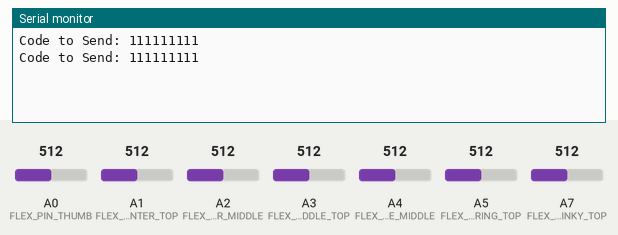
Simulated run of this sketch. Board: Arduino Mega 2560, built with avr-gcc and run on an emulated ATmega2560. Parts: the last lines printed to the serial monitor. The inputs (shaded band) are chosen by the test bench; at power-on: A0 (FLEX_PIN_THUMB) = 512, A1 (FLEX_PIN_POINTER_TOP) = 512, A2 (FLEX_PIN_POINTER_MIDDLE) = 512, A3 (FLEX_PIN_MIDDLE_TOP) = 512, A4 (FLEX_PIN_MIDDLE_MIDDLE) = 512, A5 (FLEX_PIN_RING_TOP) = 512, A7 (FLEX_PIN_PINKY_TOP) = 512.

Above: at 1.2 s.
1.3 s: A0 (FLEX_PIN_THUMB) set to 716
At 2.6 s:
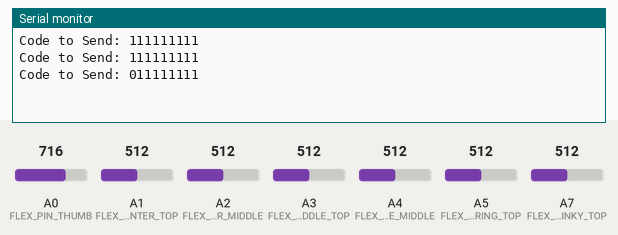
2.8 s: A1 (FLEX_PIN_POINTER_TOP) set to 716
At 3.8 s:
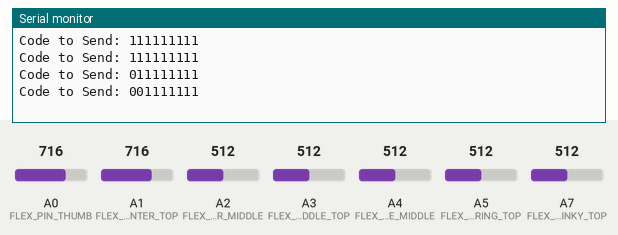
4.3 s: A2 (FLEX_PIN_POINTER_MIDDLE) set to 716
At 5.5 s:
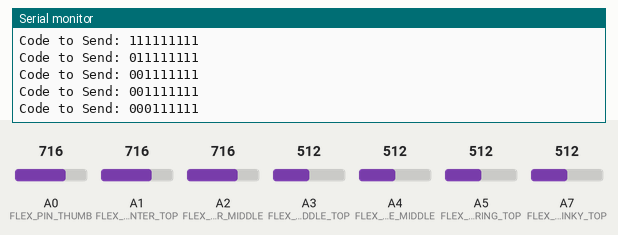
5.8 s: A3 (FLEX_PIN_MIDDLE_TOP) set to 716
At 6.4 s:
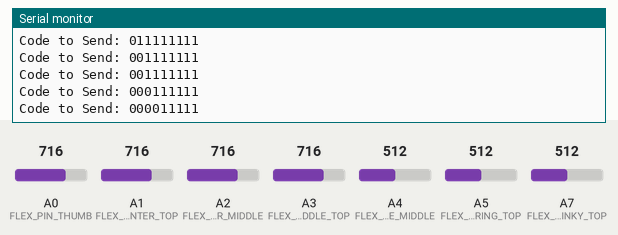
7.3 s: A4 (FLEX_PIN_MIDDLE_MIDDLE) set to 716
At 8.6 s:
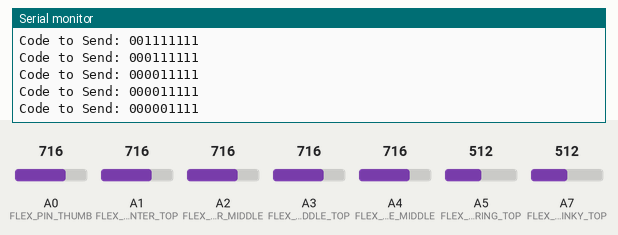
8.8 s: A5 (FLEX_PIN_RING_TOP) set to 716
At 9.8 s:
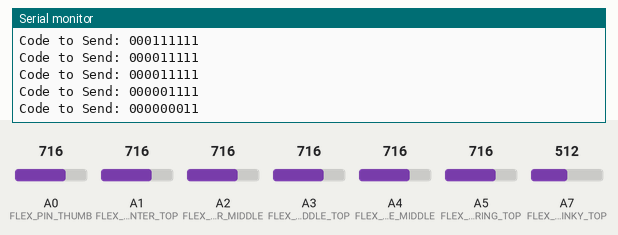
Timing chart, 0 to 11.3 s (numbered marks = the images above; inputs shaded):
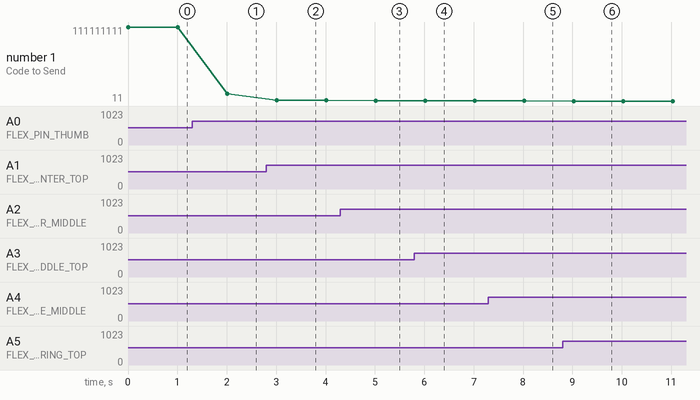

Measured:
- after the input at 1.3 s, the serial monitor: prints a new line after 0.71 s (image 1)
- after the input at 2.8 s, the serial monitor: prints a new line after 0.21 s (image 2)
- after the input at 4.3 s, the serial monitor: prints a new line after 0.72 s (image 3)
- after the input at 5.8 s, the serial monitor: prints a new line after 0.22 s (image 4)
- after the input at 7.3 s, the serial monitor: prints a new line after 0.72 s (image 5)
- after the input at 8.8 s, the serial monitor: prints a new line after 0.23 s (image 6)
- plotted number 1: 111111111 → 11111111 after the input at 1.3 s, 11111111 → 1111111 after the input at 2.8 s, 1111111 → 111111 after the input at 4.3 s, 111111 → 11111 after the input at 5.8 s, 11111 → 1111 after the input at 7.3 s

The sketch:

testSeniorDesign.ino
```cpp
const int FLEX_PIN_THUMB = A0; // Pin connected to voltage divider output
const int FLEX_PIN_POINTER_TOP = A1;
const int FLEX_PIN_POINTER_MIDDLE = A2;
const int FLEX_PIN_MIDDLE_TOP = A3;
const int FLEX_PIN_MIDDLE_MIDDLE = A4;
const int FLEX_PIN_RING_TOP = A5;
const int FLEX_PIN_RING_MIDDLE = A6;
const int FLEX_PIN_PINKY_TOP = A7;
const int FLEX_PIN_PINKY_MIDDLE = A8;

// Measure the voltage at 5V and the actual resistance of your
// 47k resistor, and enter them below:
const float VCC = 4.86; // Measured voltage of Ardunio 5V line
const float R_DIV = 50300.0; // Measured resistor value

// Upload the code, then try to adjust these values to more
// accurately calculate bend degree.
const float STRAIGHT_RESISTANCE = 12000.0; // resistance when straight
const float BEND_RESISTANCE = 65000.0; // resistance at 90 deg
//const float STRAIGHT_RESISTANCE = 8000.0; // resistance when straight
//const float BEND_RESISTANCE = 27000.0; // resistance at 90 deg

void setup()
{
  Serial.begin(9600);
  pinMode(FLEX_PIN_THUMB, INPUT);
  pinMode(FLEX_PIN_POINTER_TOP, INPUT);
  pinMode(FLEX_PIN_POINTER_MIDDLE, INPUT);
  pinMode(FLEX_PIN_MIDDLE_TOP, INPUT);
  pinMode(FLEX_PIN_MIDDLE_MIDDLE, INPUT);
  pinMode(FLEX_PIN_RING_TOP, INPUT);
  pinMode(FLEX_PIN_RING_MIDDLE, INPUT);
  pinMode(FLEX_PIN_PINKY_TOP, INPUT);
  pinMode(FLEX_PIN_PINKY_MIDDLE, INPUT);
}

void loop()
{
  Serial.print("Code to Send: ");
  Serial.print(String(getBinary(FLEX_PIN_THUMB)));
  Serial.print(String(getBinary(FLEX_PIN_POINTER_TOP)));
  Serial.print(String(getBinary(FLEX_PIN_POINTER_MIDDLE)));
  Serial.print(String(getBinary(FLEX_PIN_MIDDLE_TOP)));
  Serial.print(String(getBinary(FLEX_PIN_MIDDLE_MIDDLE)));
  Serial.print(String(getBinary(FLEX_PIN_RING_TOP)));
  Serial.print(String(getBinary(FLEX_PIN_RING_TOP)));
  Serial.print(String(getBinary(FLEX_PIN_PINKY_TOP)));
  Serial.print(String(getBinary(FLEX_PIN_PINKY_TOP)));
  Serial.println();


  delay(1000);
}

int getBinary(int pin)
{
  int flexADC = analogRead(pin);
  float flexV = flexADC * VCC / 1023.0;
  float flexR = R_DIV * (VCC / flexV - 1.0);

  float angle = map(flexR, STRAIGHT_RESISTANCE, BEND_RESISTANCE,
                    0, 90.0);

   if (angle < 45)
   {
    return 0;
   }
   else
   {
    return 1;
   }
}

int standardizeOutput() {

  int signalToSend = getBinary(FLEX_PIN_THUMB) << 16 | getBinary(FLEX_PIN_POINTER_TOP) << 14
  | getBinary(FLEX_PIN_POINTER_MIDDLE) << 12 | getBinary(FLEX_PIN_MIDDLE_TOP) << 10
  | getBinary(FLEX_PIN_MIDDLE_MIDDLE) << 8 | getBinary(FLEX_PIN_RING_TOP) << 6
  | getBinary(FLEX_PIN_RING_MIDDLE) << 4 | getBinary(FLEX_PIN_PINKY_TOP) << 2
  | getBinary(FLEX_PIN_PINKY_MIDDLE);
}

void printAngles(int pin)
{
  int flexADC = analogRead(pin);
  float flexV = flexADC * VCC / 1023.0;
  float flexR = R_DIV * (VCC / flexV - 1.0);
  Serial.println("Resistance: " + String(flexR) + " ohms");

  // Use the calculated resistance to estimate the sensor's
  // bend angle:
  float angle = map(flexR, STRAIGHT_RESISTANCE, BEND_RESISTANCE,
                    0, 90.0);
  Serial.println("Bend: " + String(angle) + " degrees");
  Serial.println();
}
```
